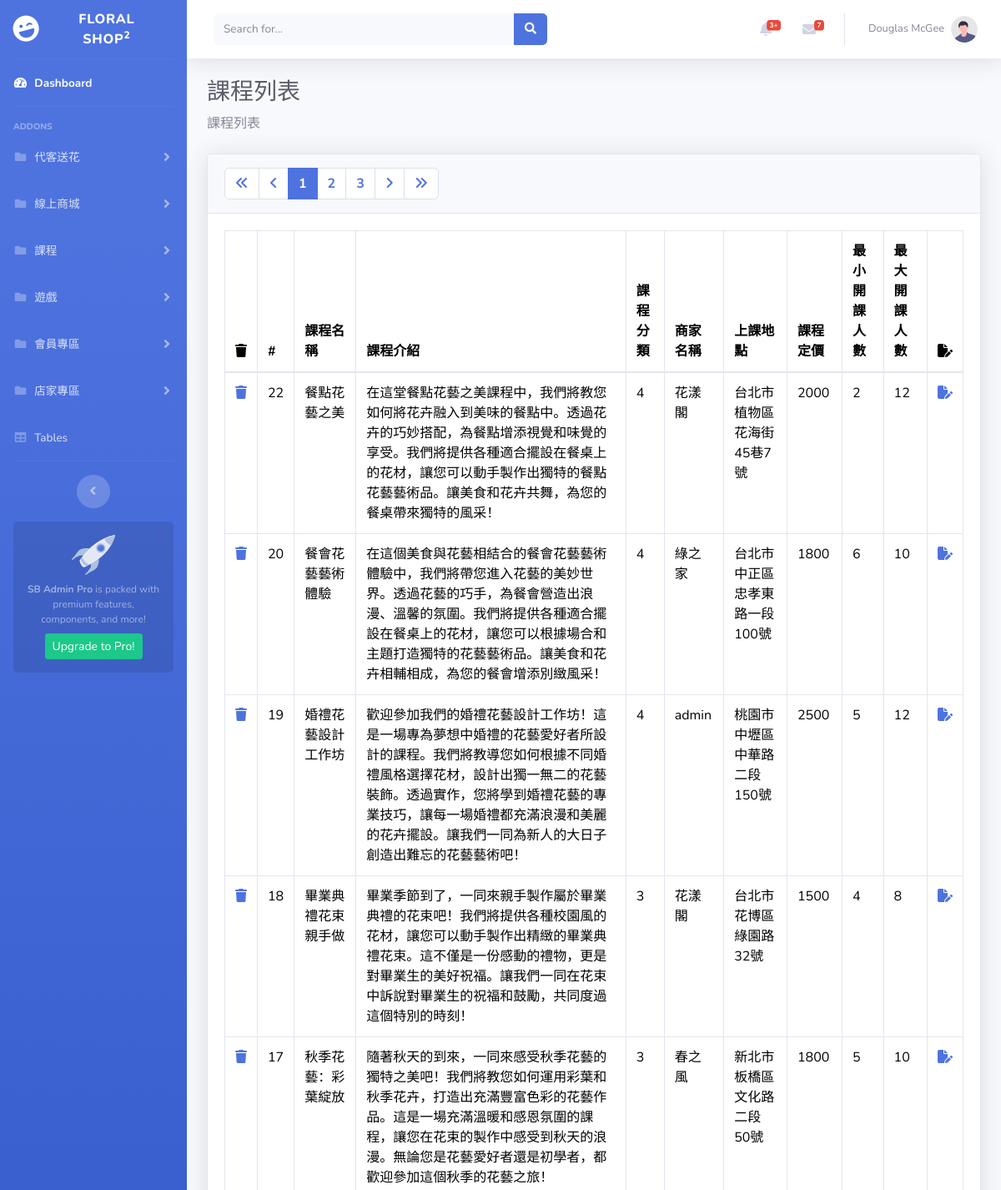
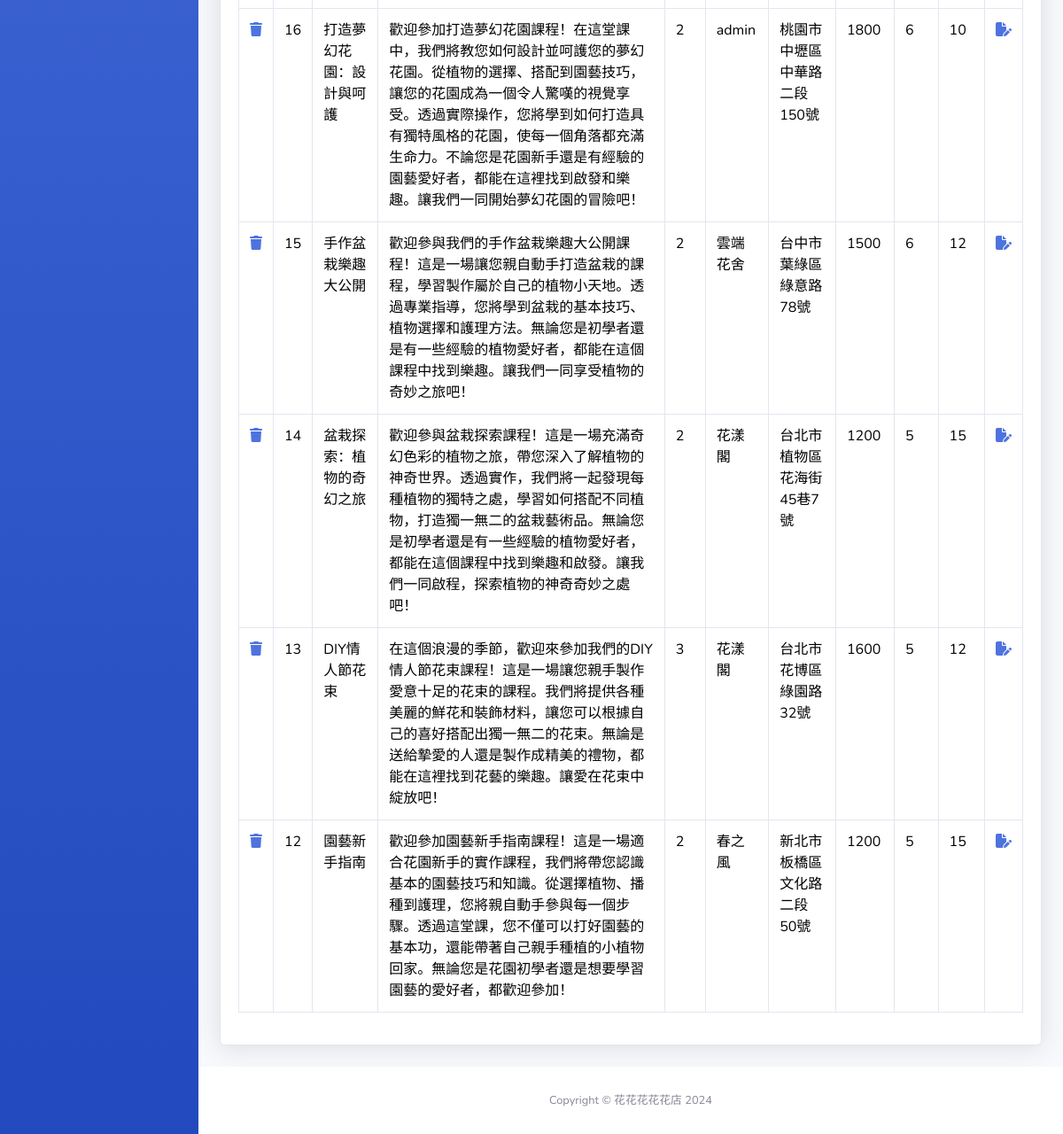
Page /pages/course/list.php on the earlier database version (2 pictures, top to bottom).
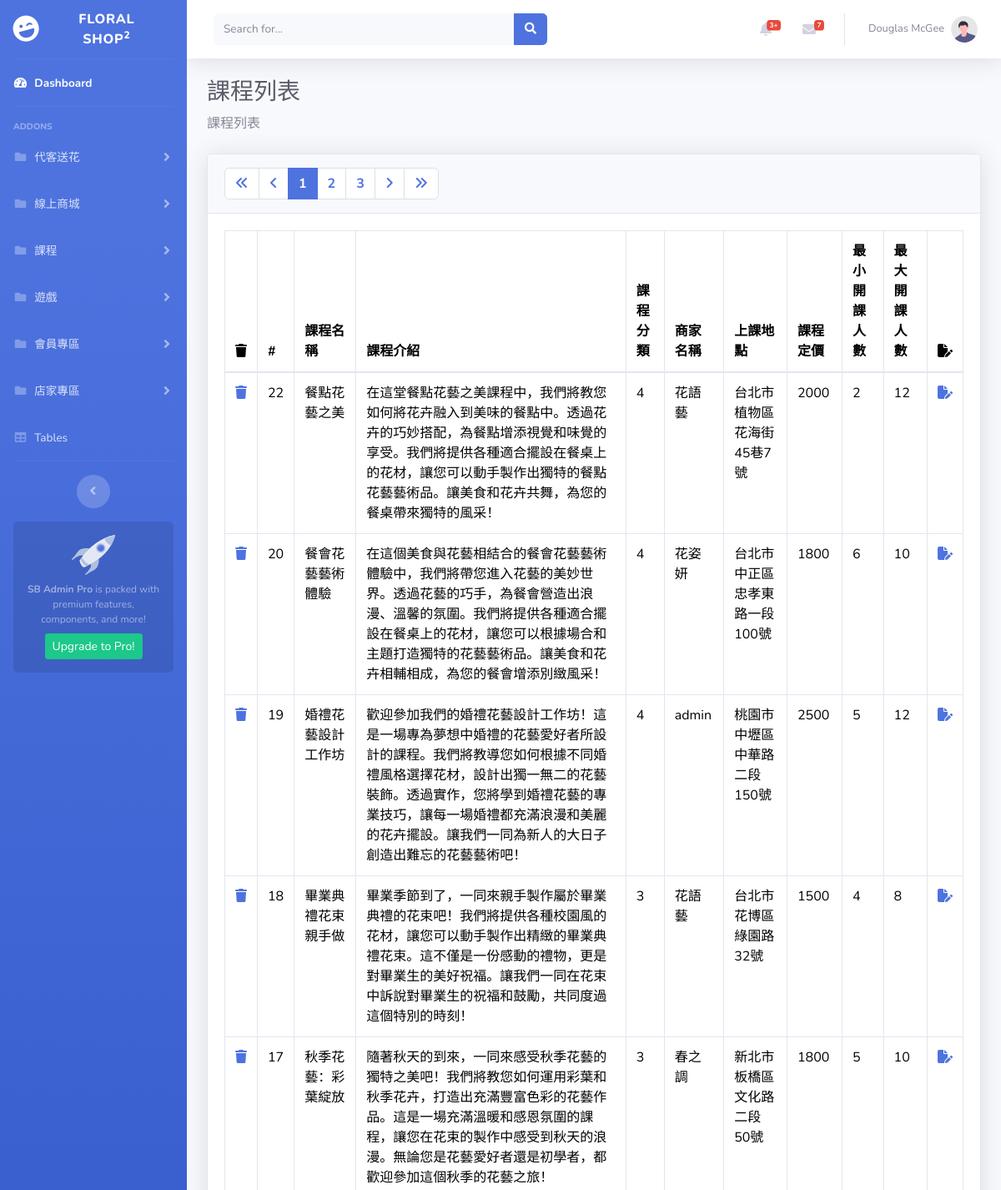
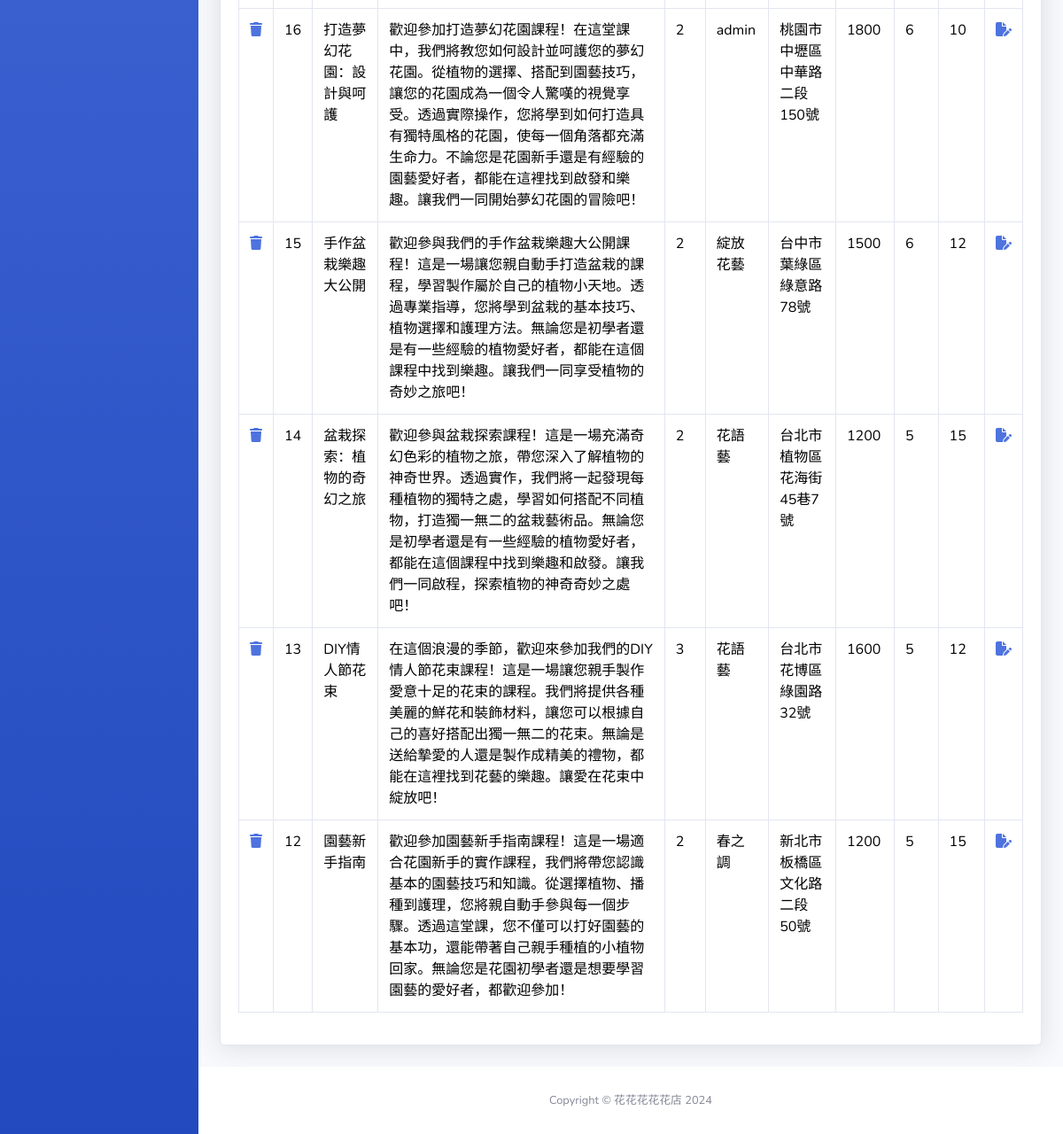
Same page on the later database version (2 pictures, top to bottom).
### tables this page shows
CREATE TABLE `course` (
  `course_id` int(11) NOT NULL,
  `store_id` int(11) NOT NULL,
  `category_id` int(11) NOT NULL,
  `name` varchar(255) NOT NULL,
  `intro` text NOT NULL,
  `location` varchar(255) NOT NULL,
  `price` int(11) NOT NULL,
  `min_capacity` int(11) NOT NULL,
  `max_capacity` int(11) NOT NULL,
  `created_at` datetime NOT NULL DEFAULT current_timestamp()
);

CREATE TABLE `store` (
  `store_id` int(11) NOT NULL,
  `store_name` varchar(255) NOT NULL,
  `store_account` varchar(255) NOT NULL,
  `store_password` varchar(255) NOT NULL,
  `store_intro` varchar(255) DEFAULT NULL,
  `store_address` varchar(255) DEFAULT NULL,
  `store_path` varchar(255) DEFAULT NULL,
  `store_email` varchar(255) DEFAULT NULL,
  `store_tel` varchar(255) DEFAULT NULL,
  `sub_date` date DEFAULT NULL,
  `sub_id` int(11) DEFAULT NULL,
  `permission_id` int(11) DEFAULT NULL
);

### pages/course/list.php (the view, shortened to what the changed rows need)
<?php require '../parts/db_connect.php';
$perPage = 10;
$page = isset($_GET['page']) ? intval($_GET['page']) : 1;
$t_sql = "SELECT COUNT(1) FROM course";
$row = $pdo->query($t_sql)->fetch(PDO::FETCH_NUM);
$totalRows = $row[0];
$rows = [];
if ($totalRows > 0) {
  $sql = sprintf("
    SELECT course.*, store.store_name, store.store_address
    FROM course
    INNER JOIN store ON course.store_id = store.store_id
    ORDER BY course.course_id DESC
    LIMIT %s, %s", ($page - 1) * $perPage, $perPage);
  $stmt = $pdo->query($sql);
  $rows = $stmt->fetchAll();
}
?>
<?php include '../parts/html-head.php' ?>
<body id="page-top">
    <div id="wrapper">
        <div id="content-wrapper" class="d-flex flex-column">
            <div id="content">
                <div class="container-fluid">
                    <h1 class="h3 mb-2 text-gray-800">課程列表</h1>
                    <div class="card shadow mb-4">
                        <div class="card-body">
                            <div class="table-responsive">
                                <table class="table table-bordered" id="dataTable" width="100%" cellspacing="0">
                                    <thead>
                                        <tr>
                                            <th><i class="fa-solid fa-trash"></i></th>
                                            <th>#</th>
                                            <th>課程名稱</th>
                                            <th>課程介紹</th>
                                            <th>課程分類</th>
                                            <th>商家名稱</th>
                                            <th>上課地點</th>
                                            <th>課程定價</th>
                                            <th>最小開課人數</th>
                                            <th>最大開課人數</th>
                                            <th><i class="fa-solid fa-file-pen"></i></th>
                                        </tr>
                                    </thead>
                                    <tbody>
                                    <?php foreach ($rows as $r) : ?>
                                        <tr>
                                        <td>
                                            <a href="javascript: delete_one(<?= $r['course_id'] ?>)">
                                            <i class="fa-solid fa-trash"></i>
                                            </a>
                                        </td>
                                        <td><?= $r['course_id'] ?></td>
                                        <td><?= $r['name'] ?></td>
                                        <td><?= $r['intro'] ?></td>
                                        <td><?= $r['category_id'] ?></td>
                                        <td><?= $r['store_name'] ?></td>
                                        <td><?= $r['location'] ?></td>
                                        <td><?= htmlentities($r['price']) ?></td>
                                        <td><?= $r['min_capacity'] ?></td>
                                        <td><?= $r['max_capacity'] ?></td>
                                        <td><a href="edit.php?course_id=<?= $r['course_id'] ?>">
                                            <i class="fa-solid fa-file-pen"></i>
                                            </a></td>
                                        </tr>
                                    <?php endforeach ?>
                                    </tbody>
                                </table>
                            </div>
                        </div>
                    </div>
                </div>
            </div>
        </div>
    </div>
    <?php include '../parts/html-foot.php' ?>

Differences in the rows shown:
changed through a linked row, course "餐點花藝之美": store.store_name "花漾閣" → "花語藝"
changed through a linked row, course "餐會花藝藝術體驗": store.store_name "綠之家" → "花姿妍"
changed through a linked row, course "畢業典禮花束親手做": store.store_name "花漾閣" → "花語藝"
changed through a linked row, course "秋季花藝：彩葉綻放": store.store_name "春之風" → "春之調"
changed through a linked row, course "手作盆栽樂趣大公開": store.store_name "雲端花舍" → "綻放花藝"
changed through a linked row, course "盆栽探索：植物的奇幻之旅": store.store_name "花漾閣" → "花語藝"
changed through a linked row, course "DIY情人節花束": store.store_name "花漾閣" → "花語藝"
changed through a linked row, course "園藝新手指南": store.store_name "春之風" → "春之調"
